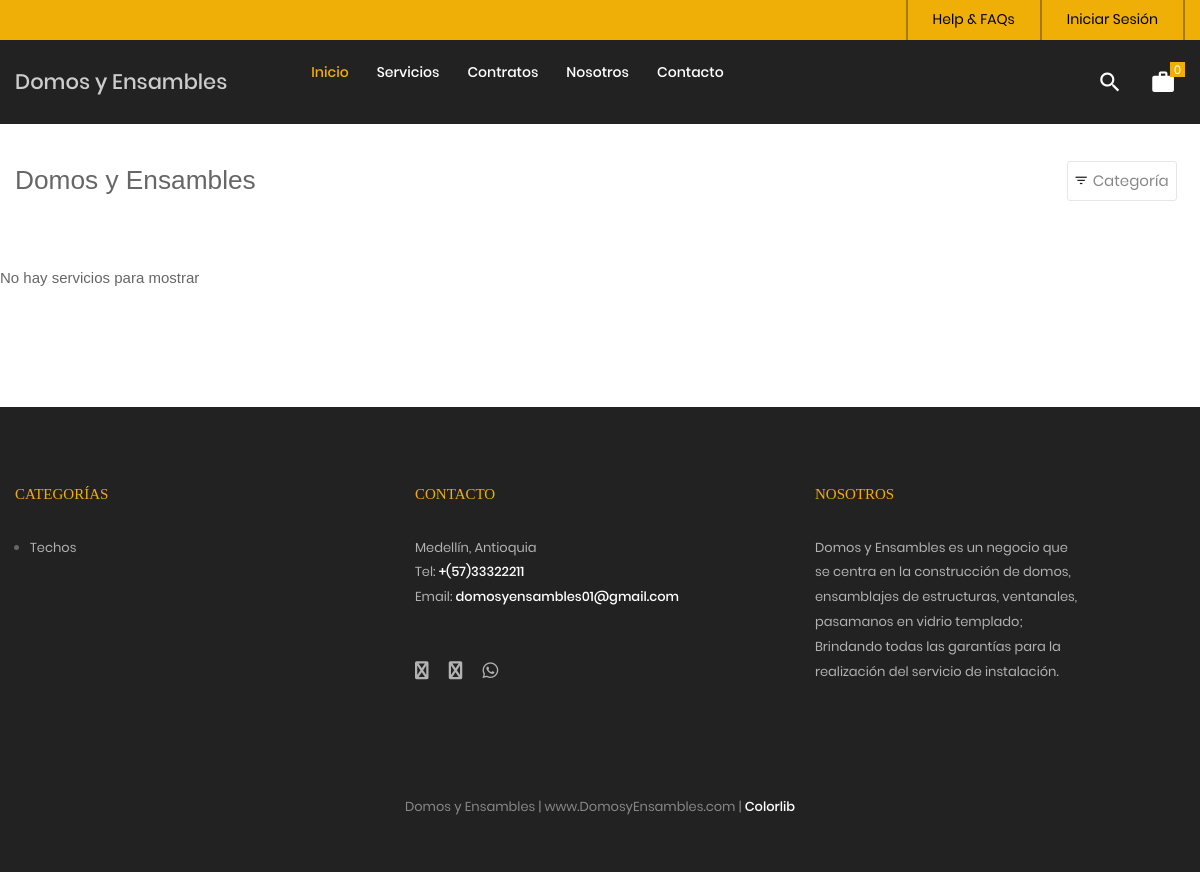
The app's page /tienda, older data.
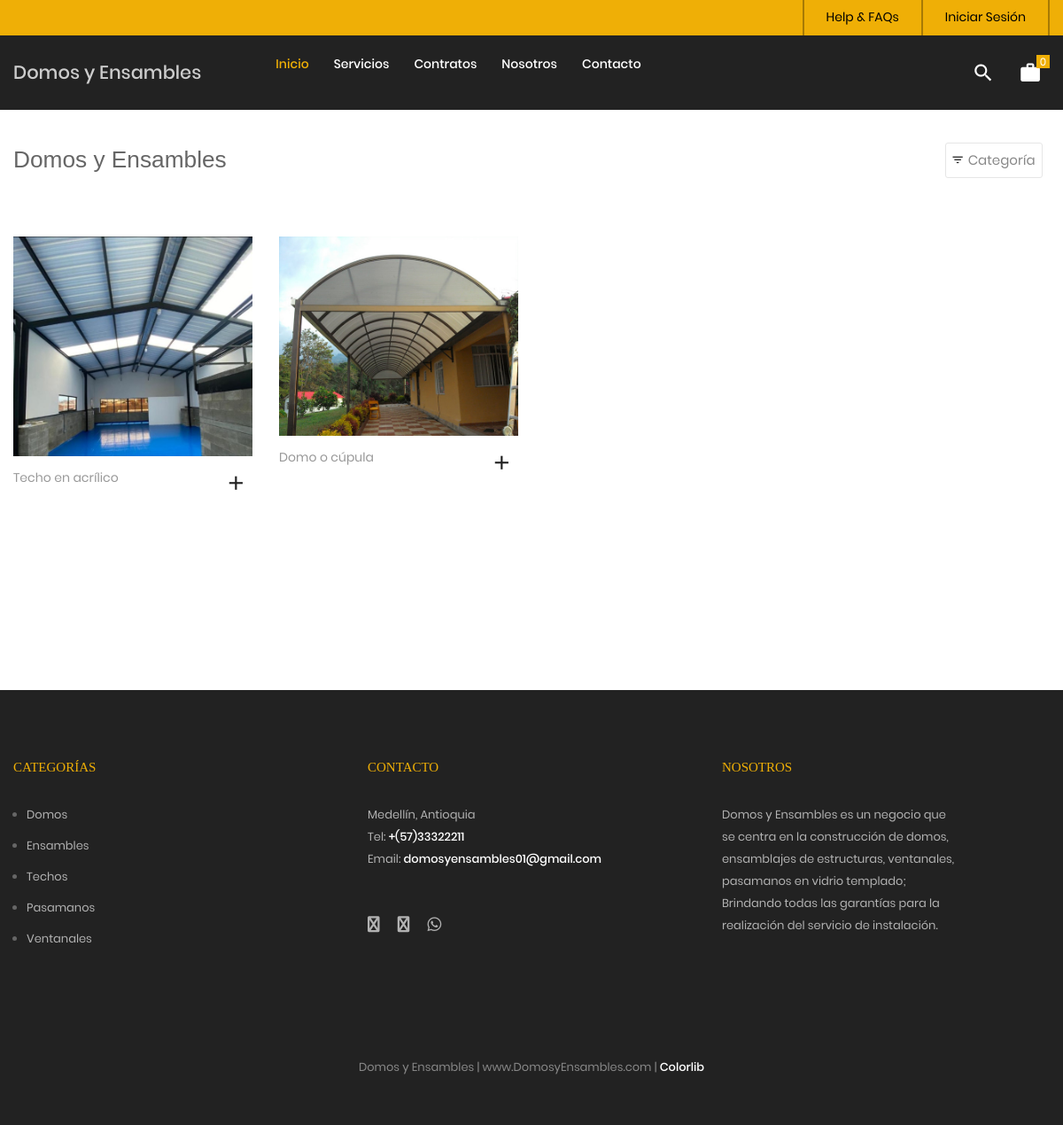
The same page, newer data.
### tables this page shows
CREATE TABLE `categoria` (
  `idcategoria` bigint(20) NOT NULL,
  `nombre` varchar(255) NOT NULL,
  `descripcion` text NOT NULL,
  `portada` varchar(100) NOT NULL,
  `datecreated` datetime NOT NULL DEFAULT current_timestamp(),
  `ruta` varchar(255) NOT NULL,
  `status` int(11) NOT NULL DEFAULT 1
);

CREATE TABLE `servicio` (
  `idservicio` bigint(20) NOT NULL,
  `categoriaid` bigint(20) NOT NULL,
  `codigo` varchar(30) NOT NULL,
  `nombre` varchar(255) NOT NULL,
  `descripcion` text NOT NULL,
  `imagen` varchar(100) DEFAULT NULL,
  `datecreated` datetime NOT NULL DEFAULT current_timestamp(),
  `ruta` varchar(255) NOT NULL,
  `status` int(11) NOT NULL DEFAULT 1
);

### Libraries/Core/Views.php (called while the page is built)
<?php
	class Views
	{
		function getView($controller,$view,$data="")
		{
			$controller = get_class($controller);
			if($controller == "Home"){
				$view = "Views/".$view.".php";
			}else{
				$view = "Views/".$controller."/".$view.".php";
			}
			require_once ($view);
		}
	}
 ?>

### Controllers/Tienda.php (called while the page is built, shortened)
<?php
	require_once("Models/TServicio.php");
	class Tienda extends Controllers{
		public function tienda()
		{
			$data['page_tag'] = NOMBRE_EMPESA;
			$data['page_title'] = NOMBRE_EMPESA;
			$data['page_name'] = "tienda";
			$pagina = 1;
			$cantServicios = $this->cantServicios();
			$total_registro = $cantServicios['total_registro'];
			$desde = ($pagina-1) * PROPORPAGINA;
			$total_paginas = ceil($total_registro / PROPORPAGINA);
			$data['servicios'] = $this->getServiciosPage($desde,PROPORPAGINA);
			$data['pagina'] = $pagina;
			$data['total_paginas'] = $total_paginas;
			$data['categorias'] = $this->getCategorias();
			$this->views->getView($this,"tienda",$data);
		}
	}
 ?>

### index.php (called while the page is built, shortened)
<?php
	require_once("Helpers/Helpers.php");
	require_once("Libraries/Core/Load.php");
 ?>

### Helpers/Helpers.php (called while the page is built, shortened)
<?php
	function base_url()
	{
		return BASE_URL;
	}
    function footerTienda($data="")
    {
        $view_footer = "Views/Template/footer_tienda.php";
        require_once ($view_footer);
    }
    function getCatFooter(){
        require_once ("Models/CategoriasModel.php");
        $objCategoria = new CategoriasModel();
        $request = $objCategoria->getCategoriasFooter();
        return $request;
    }
    function getInfoPage(int $idpagina){
        require_once("Libraries/Core/Mysql.php");
        $con = new Mysql();
        $sql = "SELECT * FROM post WHERE idpost = $idpagina";
        $request = $con->select($sql);
        return $request;
    }
 ?>

### Libraries/Core/Conexion.php (called while the page is built)
<?php
class Conexion{
	private $conect;
	public function __construct(){
		$connectionString = "mysql:host=".DB_HOST.";dbname=".DB_NAME.";charset=".DB_CHARSET;
		try{
			$this->conect = new PDO($connectionString, DB_USER, DB_PASSWORD);
			$this->conect->setAttribute(PDO::ATTR_ERRMODE, PDO::ERRMODE_EXCEPTION);
		}catch(PDOException $e){
			$this->conect = 'Error de conexión';
		    echo "ERROR: " . $e->getMessage();
		}
	}
	public function conect(){
		return $this->conect;
	}
}
?>

### Libraries/Core/Mysql.php (called while the page is built, shortened)
<?php
	class Mysql extends Conexion
	{
		private $conexion;
		function __construct()
		{
			$this->conexion = new Conexion();
			$this->conexion = $this->conexion->conect();
		}
		public function select_all(string $query)
		{
			$this->strquery = $query;
        	$result = $this->conexion->prepare($this->strquery);
			$result->execute();
        	$data = $result->fetchall(PDO::FETCH_ASSOC);
        	return $data;
		}
	}
 ?>

### Models/CategoriasModel.php (called while the page is built, shortened)
<?php
	class CategoriasModel extends Mysql
	{
		public function getCategoriasFooter(){
			$sql = "SELECT idcategoria, nombre, descripcion, portada, ruta
					FROM categoria WHERE  status = 1 AND idcategoria IN (".CAT_FOOTER.")";
			$request = $this->select_all($sql);
			if(count($request) > 0){
				for ($c=0; $c < count($request) ; $c++) {
					$request[$c]['portada'] = BASE_URL.'/Assets/images/uploads/'.$request[$c]['portada'];
				}
			}
			return $request;
		}
	}
 ?>

### Models/TServicio.php (called while the page is built, shortened)
<?php
require_once("Libraries/Core/Mysql.php");
trait TServicio{
	public function getServiciosPage($desde, $porpagina){
		$this->con = new Mysql();
		$sql = "SELECT p.idservicio,
						p.codigo,
						p.nombre,
						p.descripcion,
						p.categoriaid,
						c.nombre as categoria,
						p.ruta
				FROM servicio p
				INNER JOIN categoria c
				ON p.categoriaid = c.idcategoria
				WHERE p.status = 1 ORDER BY p.idservicio DESC LIMIT $desde,$porpagina";
				$request = $this->con->select_all($sql);
				if(count($request) > 0){
					for ($c=0; $c < count($request) ; $c++) {
						$intIdServicio = $request[$c]['idservicio'];
						$sqlImg = "SELECT img
								FROM imagen
								WHERE servicioid = $intIdServicio";
						$arrImg = $this->con->select_all($sqlImg);
						if(count($arrImg) > 0){
							for ($i=0; $i < count($arrImg); $i++) {
								$arrImg[$i]['url_image'] = media().'/images/uploads/'.$arrImg[$i]['img'];
							}
						}
						$request[$c]['images'] = $arrImg;
					}
				}
		return $request;
	}
}
 ?>

### Views/Tienda/tienda.php (the view, shortened to what the changed rows need)
<?php
$arrServicios = $data['servicios'];
 ?>
<br><br><br>
	<div class="bg0 m-t-23 p-b-140">
		<div class="container">
			<div class="row isotope-grid">
			<?php
			if(count($arrServicios) > 0 ){
				for ($p=0; $p < count($arrServicios); $p++) {
					$ruta = $arrServicios[$p]['ruta'];
					if(count($arrServicios[$p]['images']) > 0 ){
						$portada = $arrServicios[$p]['images'][0]['url_image'];
					}else{
						$portada = media().'/images/uploads/product.png';
					}
			 ?>
				<div class="col-sm-6 col-md-4 col-lg-3 p-b-35 isotope-item women">
					<div class="block2">
						<div class="block2-pic hov-img0">
							<img src="<?= $portada ?>" alt="<?= $arrServicios[$p]['nombre'] ?>">
						</div>
						<div class="block2-txt flex-w flex-t p-t-14">
							<div class="block2-txt-child1 flex-col-l ">
								<a href="<?= base_url().'/tienda/servicio/'.$arrServicios[$p]['idservicio'].'/'.$ruta; ?>" class="stext-104 cl4 hov-cl1 trans-04 js-name-b2 p-b-6">
									<?= $arrServicios[$p]['nombre'] ?>
								</a>
							</div>
							<div class="block2-txt-child2 flex-r p-t-3">
								<a href="#"
								 id="<?= openssl_encrypt($arrServicios[$p]['idservicio'],METHODENCRIPT,KEY); ?>"
								 class="btn-addwish-b2 dis-block pos-relative js-addwish-b2 js-addcart-detail
								 icon-header-item cl2 hov-cl1 trans-04 p-l-22 p-r-11
								 ">
									<i class="zmdi zmdi-plus"></i>
								</a>
							</div>
						</div>
					</div>
				</div>
			<?php }
			}else{
			 ?>
			 <p>No hay servicios para mostrar <a href="<?= base_url() ?>/tienda"> Ver servicios</a></p>
			<?php } ?>
			</div>
		</div>
	</div>
<?php
	footerTienda($data);
?>

### Views/Template/footer_tienda.php (shortened to what the changed rows need)
	<?php
		$catFotter = getCatFooter();
	 ?>
	<footer class="bg3 p-t-75 p-b-32">
		<div class="container">
			<div class="row">
				<div class="col-sm-6 col-lg-4 p-b-50">
					<?php if(count($catFotter) > 0){ ?>
					<ul>
						<?php foreach ($catFotter as $cat) { ?>
						<li class="p-b-10">
							<a href="<?= base_url() ?>/tienda/categoria/<?= $cat['idcategoria'].'/'.$cat['ruta'] ?>" class="stext-107 cl7 hov-cl1 trans-04">
								<?= $cat['nombre'] ?>
							</a>
						</li>
						<?php } ?>
					</ul>
					<?php } ?>
				</div>
			</div>
		</div>
	</footer>
</body>
</html>

Row changes from the older to the newer data that the page shows:
added servicio: shows a picture, nombre "Techo en acrílico"
added servicio: shows a picture, nombre "Domo o cúpula"
added categoria: nombre "Domos"
now on this page (row edited): categoria: nombre "Ensambles"
added categoria: nombre "Pasamanos"
added categoria: nombre "Ventanales"
Text that changed along with them:
text no longer shown: "No hay servicios para mostrar"
